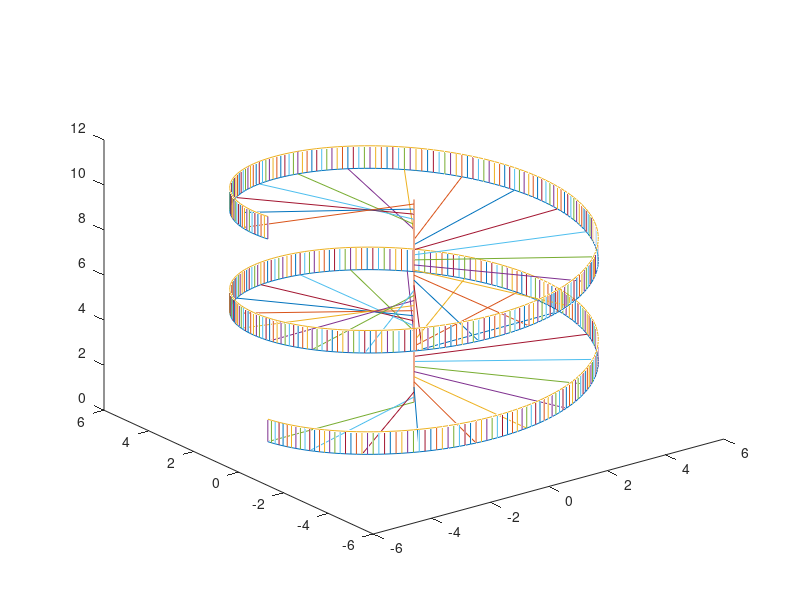

The MATLAB script that drew this image:
theta=linspace(-pi,3*pi,400);
r1=5;
x1=r1*cos(theta);
y1=r1*sin(theta);
z1=linspace(1,10,400);
plot3(x1,y1,z1);
hold on
plot3([0 0],[0 0],[1 10]);
z2=linspace(2,11,400);
plot3(x1,y1,z2);
for k=1:1:400
    plot3([x1(k) x1(k)],[y1(k) y1(k)],[z1(k) z2(k)]);
end
for m=1:10:400
    plot3([0 x1(m)],[0 y1(m)],[z1(m) z1(m)]);
end

